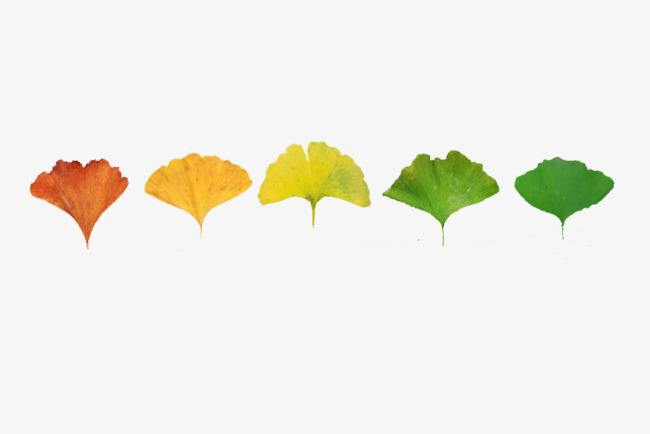
#> input picture data/b.png, 650 x 434 px, found by its file name
$ python 5.py
#> lines starting #> are read from the running program, lines starting #| are printed output that depends on the picture; after the words box and inside, x2 and y2 are one past the last pixel; in counts of white or black regions, pixels touching at a corner belong together
import cv2
import numpy as np

#############

# 绿色
lower_green = np.array([35, 43, 46])
upper_green = np.array([77, 255, 255])

###################
img = cv2.imread('/home/gzb/PycharmProjects/homework/data/b.png')
#> img is the input picture: shape (434, 650, 3); mean B, G, R 229.8, 238.8, 239.9

# get a frame and show

frame = img

cv2.imshow('Capture', frame)        ######显示原图

# change to hsv model
hsv = cv2.cvtColor(frame, cv2.COLOR_BGR2HSV)
#> hsv: shape (434, 650, 3); mean H, S, V 6.8, 15.9, 241.9

# get mask
mask = cv2.inRange(hsv, lower_green, upper_green)
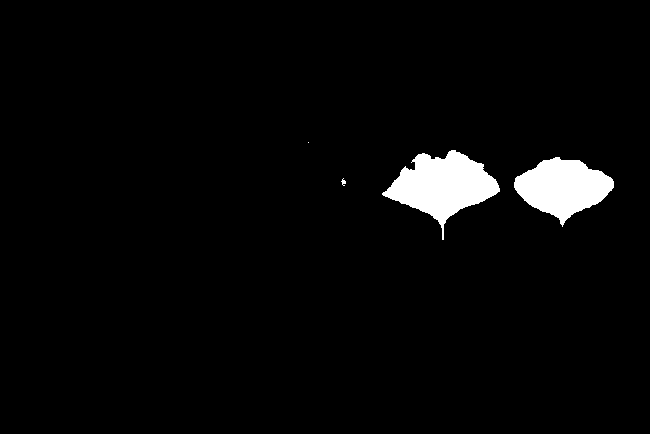
#> mask: shape (434, 650); 3.2% white; 4 white regions (1 under 20 px), largest, box (x1, y1, x2, y2) and area: (382, 150, 500, 240) 4990, (514, 157, 614, 227) 4097, (341, 178, 346, 186) 21
cv2.imshow('Mask', mask)       ######提取目的颜色图的黑白轮廓
# detect green
res = cv2.bitwise_and(frame, frame, mask=mask)
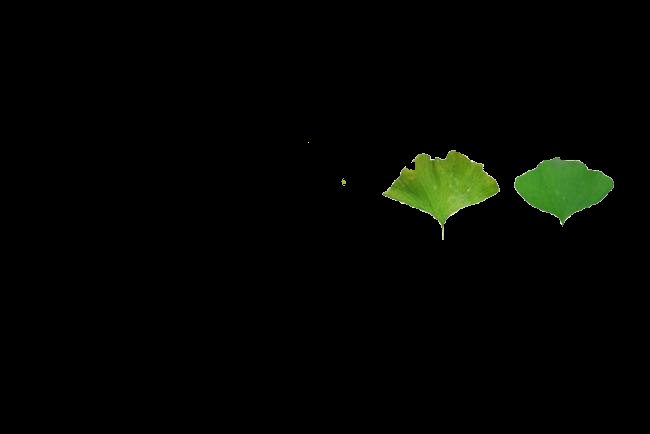
#> res: shape (434, 650, 3); mean B, G, R 1.5, 4.9, 3.1
cv2.imshow('Result', res)       ####显示提取的绿色图片


cv2.waitKey(0)
cv2.destroyAllWindows()
